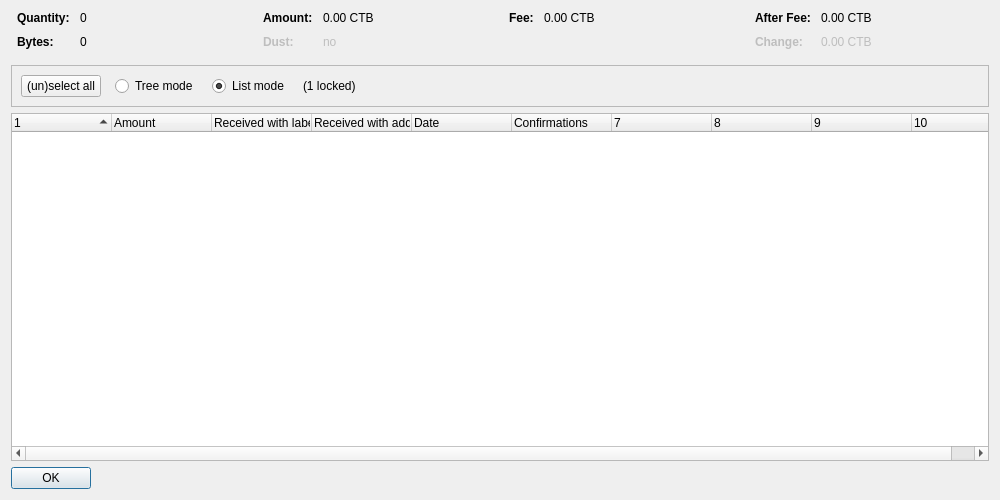
<?xml version="1.0" encoding="UTF-8"?>
<ui version="4.0">
 <class>CoinControlDialog</class>
 <widget class="QDialog" name="CoinControlDialog">
  <property name="geometry">
   <rect>
    <x>0</x>
    <y>0</y>
    <width>1000</width>
    <height>500</height>
   </rect>
  </property>
  <property name="windowTitle">
   <string>Coin Selection</string>
  </property>
  <layout class="QVBoxLayout" name="verticalLayout">
   <item>
    <layout class="QHBoxLayout" name="horizontalLayoutTop" stretch="0,0,0,0">
     <property name="topMargin">
      <number>0</number>
     </property>
     <property name="bottomMargin">
      <number>10</number>
     </property>
     <item>
      <layout class="QFormLayout" name="formLayoutCoinControl1">
       <property name="horizontalSpacing">
        <number>10</number>
       </property>
       <property name="verticalSpacing">
        <number>10</number>
       </property>
       <property name="leftMargin">
        <number>6</number>
       </property>
       <property name="rightMargin">
        <number>6</number>
       </property>
       <item row="0" column="0">
        <widget class="QLabel" name="labelCoinControlQuantityText">
         <property name="font">
          <font>
           <weight>75</weight>
           <bold>true</bold>
          </font>
         </property>
         <property name="text">
          <string>Quantity:</string>
         </property>
        </widget>
       </item>
       <item row="0" column="1">
        <widget class="QLabel" name="labelCoinControlQuantity">
         <property name="cursor">
          <cursorShape>IBeamCursor</cursorShape>
         </property>
         <property name="contextMenuPolicy">
          <enum>Qt::ActionsContextMenu</enum>
         </property>
         <property name="text">
          <string notr="true">0</string>
         </property>
         <property name="textInteractionFlags">
          <set>Qt::LinksAccessibleByMouse|Qt::TextSelectableByKeyboard|Qt::TextSelectableByMouse</set>
         </property>
        </widget>
       </item>
       <item row="1" column="0">
        <widget class="QLabel" name="labelCoinControlBytesText">
         <property name="font">
          <font>
           <weight>75</weight>
           <bold>true</bold>
          </font>
         </property>
         <property name="text">
          <string>Bytes:</string>
         </property>
        </widget>
       </item>
       <item row="1" column="1">
        <widget class="QLabel" name="labelCoinControlBytes">
         <property name="cursor">
          <cursorShape>IBeamCursor</cursorShape>
         </property>
         <property name="contextMenuPolicy">
          <enum>Qt::ActionsContextMenu</enum>
         </property>
         <property name="text">
          <string notr="true">0</string>
         </property>
         <property name="textInteractionFlags">
          <set>Qt::LinksAccessibleByMouse|Qt::TextSelectableByKeyboard|Qt::TextSelectableByMouse</set>
         </property>
        </widget>
       </item>
      </layout>
     </item>
     <item>
      <layout class="QFormLayout" name="formLayoutCoinControl2">
       <property name="horizontalSpacing">
        <number>10</number>
       </property>
       <property name="verticalSpacing">
        <number>10</number>
       </property>
       <property name="leftMargin">
        <number>6</number>
       </property>
       <property name="rightMargin">
        <number>6</number>
       </property>
       <item row="0" column="0">
        <widget class="QLabel" name="labelCoinControlAmountText">
         <property name="font">
          <font>
           <weight>75</weight>
           <bold>true</bold>
          </font>
         </property>
         <property name="text">
          <string>Amount:</string>
         </property>
        </widget>
       </item>
       <item row="0" column="1">
        <widget class="QLabel" name="labelCoinControlAmount">
         <property name="cursor">
          <cursorShape>IBeamCursor</cursorShape>
         </property>
         <property name="contextMenuPolicy">
          <enum>Qt::ActionsContextMenu</enum>
         </property>
         <property name="text">
          <string notr="true">0.00 CTB</string>
         </property>
         <property name="textInteractionFlags">
          <set>Qt::LinksAccessibleByMouse|Qt::TextSelectableByKeyboard|Qt::TextSelectableByMouse</set>
         </property>
        </widget>
       </item>
       <item row="1" column="0">
        <widget class="QLabel" name="labelCoinControlLowOutputText">
         <property name="enabled">
          <bool>false</bool>
         </property>
         <property name="font">
          <font>
           <weight>75</weight>
           <bold>true</bold>
          </font>
         </property>
         <property name="text">
          <string>Dust:</string>
         </property>
        </widget>
       </item>
       <item row="1" column="1">
        <widget class="QLabel" name="labelCoinControlLowOutput">
         <property name="enabled">
          <bool>false</bool>
         </property>
         <property name="cursor">
          <cursorShape>IBeamCursor</cursorShape>
         </property>
         <property name="contextMenuPolicy">
          <enum>Qt::ActionsContextMenu</enum>
         </property>
         <property name="text">
          <string notr="true">no</string>
         </property>
         <property name="textInteractionFlags">
          <set>Qt::LinksAccessibleByMouse|Qt::TextSelectableByKeyboard|Qt::TextSelectableByMouse</set>
         </property>
        </widget>
       </item>
      </layout>
     </item>
     <item>
      <layout class="QFormLayout" name="formLayoutCoinControl3">
       <property name="horizontalSpacing">
        <number>10</number>
       </property>
       <property name="verticalSpacing">
        <number>10</number>
       </property>
       <property name="leftMargin">
        <number>6</number>
       </property>
       <property name="rightMargin">
        <number>6</number>
       </property>
       <item row="0" column="0">
        <widget class="QLabel" name="labelCoinControlFeeText">
         <property name="font">
          <font>
           <weight>75</weight>
           <bold>true</bold>
          </font>
         </property>
         <property name="text">
          <string>Fee:</string>
         </property>
        </widget>
       </item>
       <item row="0" column="1">
        <widget class="QLabel" name="labelCoinControlFee">
         <property name="cursor">
          <cursorShape>IBeamCursor</cursorShape>
         </property>
         <property name="contextMenuPolicy">
          <enum>Qt::ActionsContextMenu</enum>
         </property>
         <property name="text">
          <string notr="true">0.00 CTB</string>
         </property>
         <property name="textInteractionFlags">
          <set>Qt::LinksAccessibleByMouse|Qt::TextSelectableByKeyboard|Qt::TextSelectableByMouse</set>
         </property>
        </widget>
       </item>
      </layout>
     </item>
     <item>
      <layout class="QFormLayout" name="formLayoutCoinControl4">
       <property name="horizontalSpacing">
        <number>10</number>
       </property>
       <property name="verticalSpacing">
        <number>10</number>
       </property>
       <property name="leftMargin">
        <number>6</number>
       </property>
       <property name="rightMargin">
        <number>6</number>
       </property>
       <item row="0" column="0">
        <widget class="QLabel" name="labelCoinControlAfterFeeText">
         <property name="font">
          <font>
           <weight>75</weight>
           <bold>true</bold>
          </font>
         </property>
         <property name="text">
          <string>After Fee:</string>
         </property>
        </widget>
       </item>
       <item row="0" column="1">
        <widget class="QLabel" name="labelCoinControlAfterFee">
         <property name="cursor">
          <cursorShape>IBeamCursor</cursorShape>
         </property>
         <property name="contextMenuPolicy">
          <enum>Qt::ActionsContextMenu</enum>
         </property>
         <property name="text">
          <string notr="true">0.00 CTB</string>
         </property>
         <property name="textInteractionFlags">
          <set>Qt::LinksAccessibleByMouse|Qt::TextSelectableByKeyboard|Qt::TextSelectableByMouse</set>
         </property>
        </widget>
       </item>
       <item row="1" column="0">
        <widget class="QLabel" name="labelCoinControlChangeText">
         <property name="enabled">
          <bool>false</bool>
         </property>
         <property name="font">
          <font>
           <weight>75</weight>
           <bold>true</bold>
          </font>
         </property>
         <property name="text">
          <string>Change:</string>
         </property>
        </widget>
       </item>
       <item row="1" column="1">
        <widget class="QLabel" name="labelCoinControlChange">
         <property name="enabled">
          <bool>false</bool>
         </property>
         <property name="cursor">
          <cursorShape>IBeamCursor</cursorShape>
         </property>
         <property name="contextMenuPolicy">
          <enum>Qt::ActionsContextMenu</enum>
         </property>
         <property name="text">
          <string notr="true">0.00 CTB</string>
         </property>
         <property name="textInteractionFlags">
          <set>Qt::LinksAccessibleByMouse|Qt::TextSelectableByKeyboard|Qt::TextSelectableByMouse</set>
         </property>
        </widget>
       </item>
      </layout>
     </item>
    </layout>
   </item>
   <item>
    <widget class="QFrame" name="frame">
     <property name="minimumSize">
      <size>
       <width>0</width>
       <height>40</height>
      </size>
     </property>
     <property name="frameShape">
      <enum>QFrame::StyledPanel</enum>
     </property>
     <property name="frameShadow">
      <enum>QFrame::Sunken</enum>
     </property>
     <layout class="QHBoxLayout" name="horizontalLayout">
      <item>
       <layout class="QHBoxLayout" name="horizontalLayoutPanel" stretch="0,0,0,0,0">
        <property name="spacing">
         <number>14</number>
        </property>
        <item>
         <widget class="QPushButton" name="pushButtonSelectAll">
          <property name="sizePolicy">
           <sizepolicy hsizetype="Maximum" vsizetype="Fixed">
            <horstretch>0</horstretch>
            <verstretch>0</verstretch>
           </sizepolicy>
          </property>
          <property name="text">
           <string>(un)select all</string>
          </property>
          <property name="autoDefault">
           <bool>false</bool>
          </property>
         </widget>
        </item>
        <item>
         <widget class="QRadioButton" name="radioTreeMode">
          <property name="sizePolicy">
           <sizepolicy hsizetype="Maximum" vsizetype="Fixed">
            <horstretch>0</horstretch>
            <verstretch>0</verstretch>
           </sizepolicy>
          </property>
          <property name="text">
           <string>Tree mode</string>
          </property>
         </widget>
        </item>
        <item>
         <widget class="QRadioButton" name="radioListMode">
          <property name="sizePolicy">
           <sizepolicy hsizetype="Maximum" vsizetype="Fixed">
            <horstretch>0</horstretch>
            <verstretch>0</verstretch>
           </sizepolicy>
          </property>
          <property name="text">
           <string>List mode</string>
          </property>
          <property name="checked">
           <bool>true</bool>
          </property>
         </widget>
        </item>
        <item>
         <widget class="QLabel" name="labelLocked">
          <property name="text">
           <string notr="true">(1 locked)</string>
          </property>
         </widget>
        </item>
        <item>
         <spacer name="horizontalSpacer">
          <property name="orientation">
           <enum>Qt::Horizontal</enum>
          </property>
          <property name="sizeHint" stdset="0">
           <size>
            <width>40</width>
            <height>20</height>
           </size>
          </property>
         </spacer>
        </item>
       </layout>
      </item>
     </layout>
    </widget>
   </item>
   <item>
    <widget class="CoinControlTreeWidget" name="treeWidget">
     <property name="contextMenuPolicy">
      <enum>Qt::CustomContextMenu</enum>
     </property>
     <property name="sortingEnabled">
      <bool>false</bool>
     </property>
     <property name="columnCount">
      <number>10</number>
     </property>
     <attribute name="headerShowSortIndicator" stdset="0">
      <bool>true</bool>
     </attribute>
     <attribute name="headerStretchLastSection">
      <bool>false</bool>
     </attribute>
     <column>
      <property name="text">
       <string/>
      </property>
     </column>
     <column>
      <property name="text">
       <string>Amount</string>
      </property>
     </column>
     <column>
      <property name="text">
       <string>Received with label</string>
      </property>
     </column>
     <column>
      <property name="text">
       <string>Received with address</string>
      </property>
     </column>
     <column>
      <property name="text">
       <string>Date</string>
      </property>
     </column>
     <column>
      <property name="text">
       <string>Confirmations</string>
      </property>
      <property name="toolTip">
       <string>Confirmed</string>
      </property>
     </column>
     <column>
      <property name="text">
       <string/>
      </property>
     </column>
     <column>
      <property name="text">
       <string/>
      </property>
     </column>
     <column>
      <property name="text">
       <string/>
      </property>
     </column>
     <column>
      <property name="text">
       <string/>
      </property>
     </column>
    </widget>
   </item>
   <item>
    <widget class="QDialogButtonBox" name="buttonBox">
     <property name="sizePolicy">
      <sizepolicy hsizetype="Maximum" vsizetype="Fixed">
       <horstretch>0</horstretch>
       <verstretch>0</verstretch>
      </sizepolicy>
     </property>
     <property name="orientation">
      <enum>Qt::Horizontal</enum>
     </property>
     <property name="standardButtons">
      <set>QDialogButtonBox::Ok</set>
     </property>
    </widget>
   </item>
  </layout>
 </widget>
 <customwidgets>
  <customwidget>
   <class>CoinControlTreeWidget</class>
   <extends>QTreeWidget</extends>
   <header>coincontroltreewidget.h</header>
  </customwidget>
 </customwidgets>
 <resources/>
 <connections/>
</ui>
